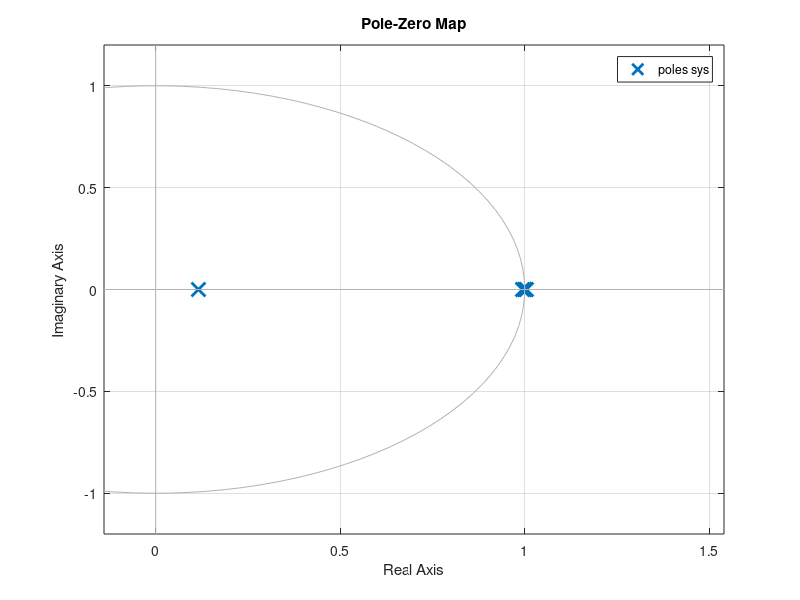

Recreate this plot in MATLAB.
%Zachary Vogel
%Real design of Control

%actual known values
g=9.8;%m/s^2 gravity
Rm=2.79; %ohms terminal resistance
kt=0.017; %Nm/A torque constant
Lm=.0015; %milli Henries, motor inductance
Jm=1.62*10^(-6); %kgm^2 motor inertia

%values from paper, need to find these before actual implementation
b1=6.0*10^(-4);%damping 1
b2=5.52*10^(-4);%damping 2
m1=0.1682;%mass of first rod?
m2=0.065;%mass of second rod?
L1=0.0955;%length from motor shaft to center of mass of motor rod+inverted pendulum rod
l1=0.03478;%length from motor shaft to Center of mass of motor rod
L2=0.2983;%length of inverted pendulum rod
l2=0.05847;%length from plane of motor rod to center of mass of motor rod+inverrted pendulum

%Inertia tensors are a 3 element vector of torques in 3 rotational
%directions equal to a 3X3 matrix of inertias times a 3 element vector of
%angular accelerations.

I1z=0.0013; %Izz Inertia only one from 
I2x=5.34*10^(-4); %other inertias, measured in CAD
I2y=8.41*10^(-4);
I2z=3.10*10^(-4);
I2xz=-2.4*10^(-4);

den=(I2x*I1z-I2xz^2+I2x*I2z+I2x*L1^2*m2+I2x*l1^2*m1+I1z*l2^2*m2+I2z*l2^2*m2+2*I2xz*L1*l2*m2+l1^2*l2^2*m1*m2);

A11=0;
A12=-(g*l2*m2*(I2xz-L1*l2*m2))/den;
A13=-(b1*(m2*l2^2+I2x))/den;
A14=(b2*(I2xz-L1*l2*m2))/den;
A15=(kt*(m2*l2^2+I2x))/den;

A21=0;
A22=(g*l2*m2*(m2*L1^2+m1*l1^2+I1z*I2z))/den;
A23=(b1*(I2xz-L1*l2*m2))/den;
A24=-(b2*(m2*L1^2+m1*l1^2+I1z+I2z))/den;
A25=-(kt*(I2xz-L1*l2*m2))/den;

A31=0;
A32=0;
A33=-kt/Lm;
A34=0;
A35=-Rm/Lm;

B1=0;
B2=0;
B3=1/Lm;

A=[0 0 1 0 0;0 0 0 1 0;A11 A12 A13 A14 A15;A21 A22 A23 A24 A25;A31 A32 A33 A34 A35];
B=[0;0;B1;B2;B3];
C=[0 1 0 0 0;1 0 0 0 0];
D=[0;0];

sys=ss(A,B,C,D);
[Wn,zeta]=damp(sys);
rank(obsv(A,C));
wn=min(Wn(Wn>0));
Ts=wn/(40*pi);

sys=c2d(sys,Ts);
pzmap(sys)
K=place(sys.a,sys.b,[0.988 0.99 0.97 0.95 0.2])
L=place(sys.a',sys.c',[0.8 0.7+0.1i 0.7-0.1i 0.1 0.3])'
